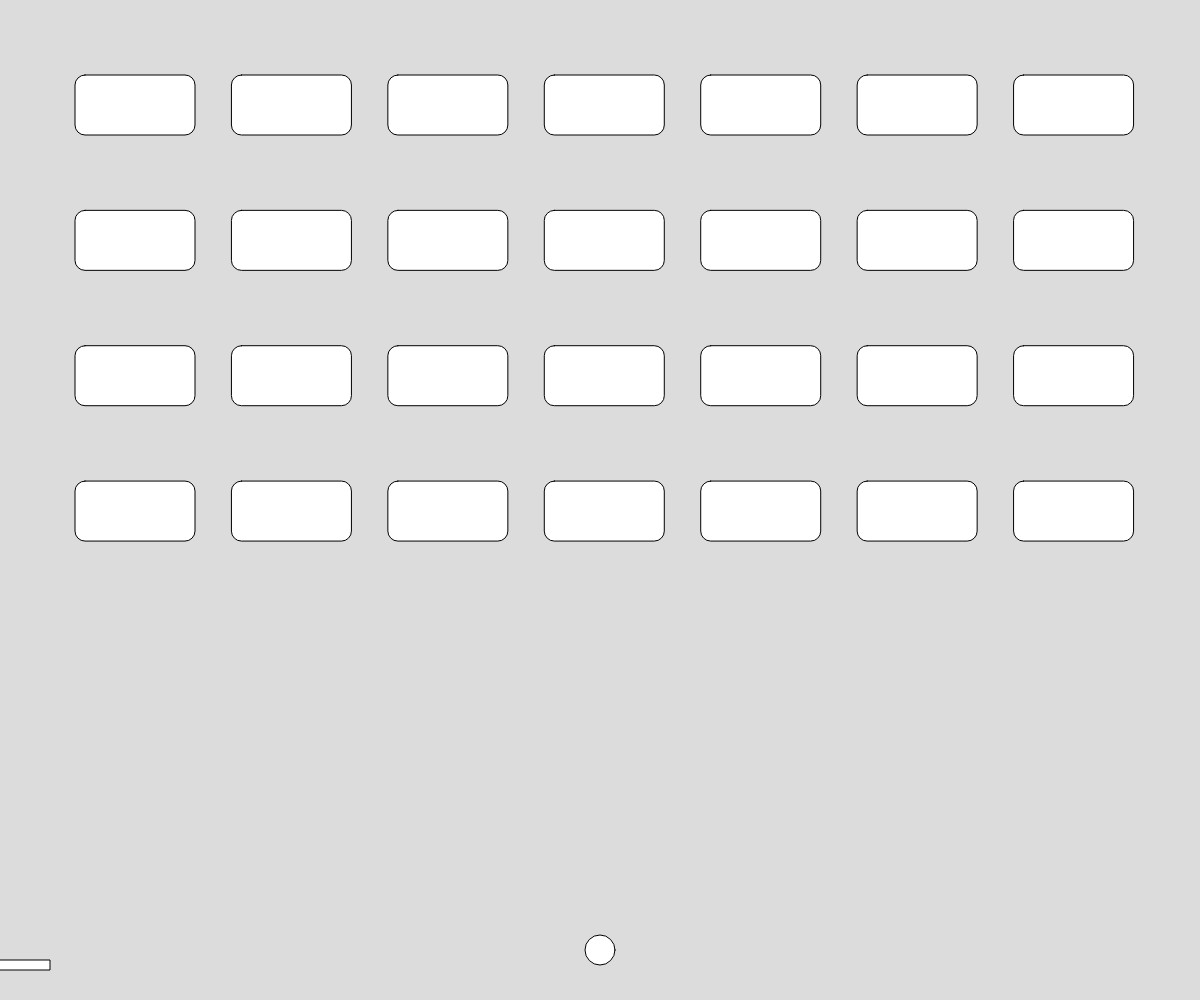
Frame 1 (no input)
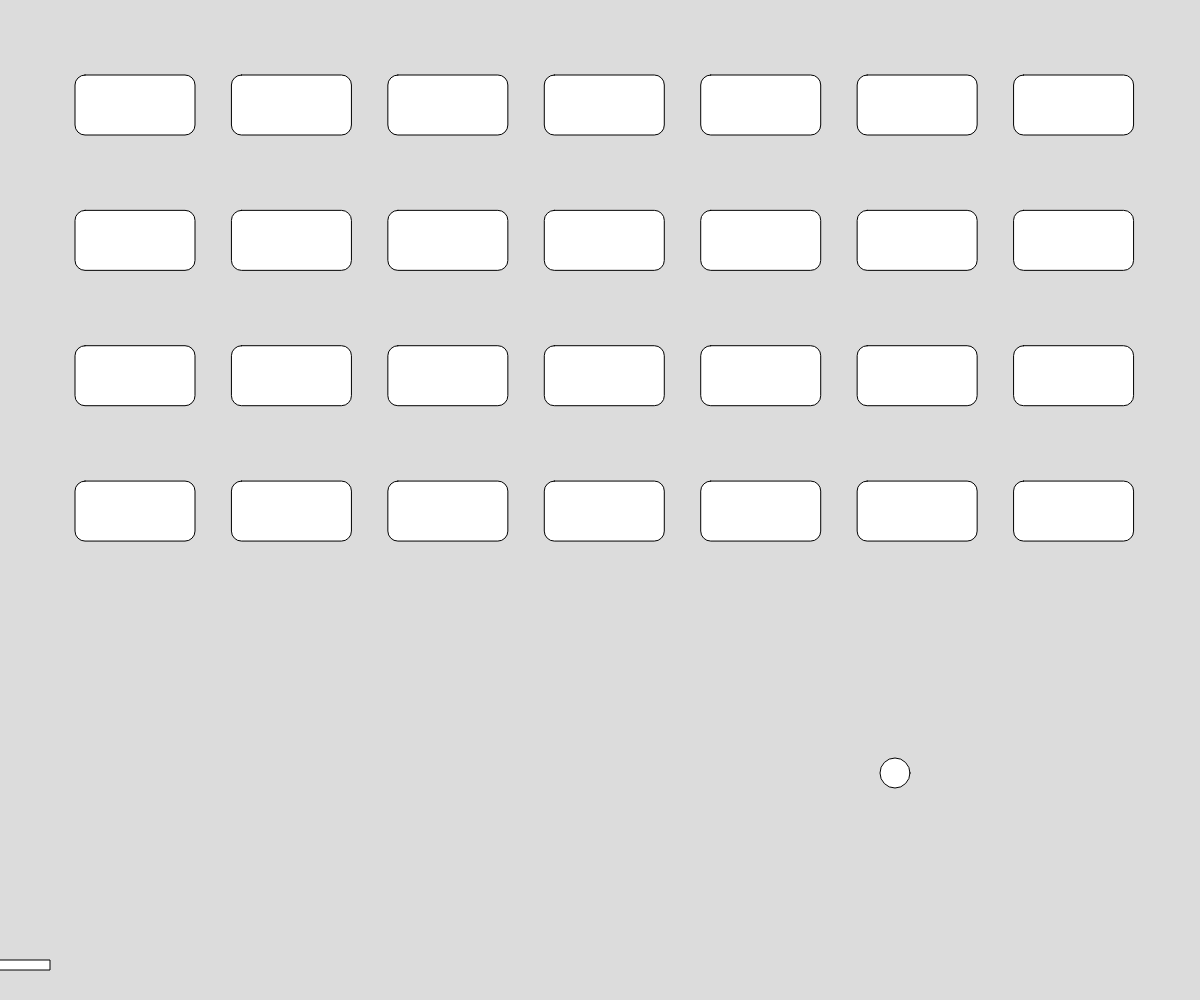
Frame 60 (no input)
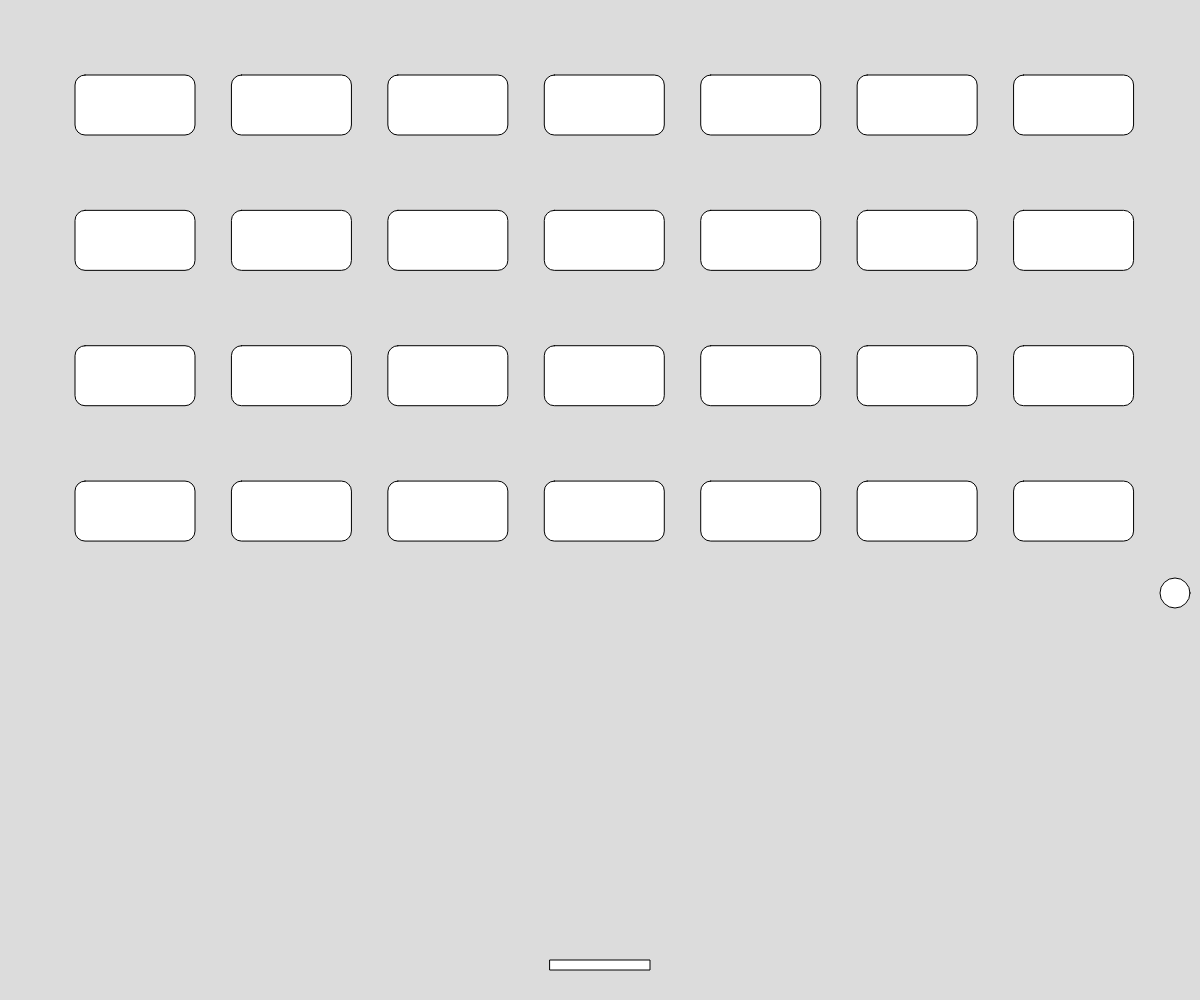
Frame 120 (the mouse pressed at the canvas centre since frame 60)

The p5.js sketch that drew these frames (run headless with seeded random() and noise() and a simulated clock; from frame 60 on, the mouse is pressed at the canvas centre):

// p5.js sketch
// ── sketch.js
// grady chovan
// array and object notation project
// 10/15/2024

let ball = {
  x: 0,
  y: 0,
  dx: 5,
  dy: -3,
  size: 30,
};

let obstacleArray = [];

let brickSize;
let spacing = {
  x: 0,
  y: 0,
};

let sideBuffer;

let paddle = {
  x: 0,
  y: 0,
  width: 100,
  height: 10,
};

function setup() {
  createCanvas(windowWidth, windowHeight);
  ball.y = windowHeight-(40 + 10);
  ball.x = windowWidth/2;
  mapSetup();
}

function draw() {
  background(220);
  player();
  ballLogic();
  checkCollision();
  displayObstacles();
}

// player functions
function player() {
  paddle.y = windowHeight-40;
  paddle.x = mouseX - paddle.width/2;
  rect(paddle.x, paddle.y, paddle.width, paddle.height); // paddle
  if (paddleHit(paddle.x, paddle.y)) {
    ball.dy = -3;
  }
}

// used to detect if the ball hits the paddle
function paddleHit(x,y) {
  return ball.x >= x && ball.x <= x + paddle.width && ball.y >= y - ball.size/2 && ball.y <= y + paddle.height;
}

function ballLogic(){
  ellipse(ball.x, ball.y, ball.size, ball.size); // ball
  if (ball.x >= width - ball.size/2 || ball.x <= 0 + ball.size/2){
    ball.dx *= -1;
  }
  if (ball.y >= height - ball.size/2 || ball.y <= 0 + ball.size/2) {
    ball.dy *= -1;
  }
  ball.x += ball.dx;
  ball.y += ball.dy;
}

// brick death logic
function checkCollision() {
  for (let brick of obstacleArray){
    if (obstacleHit(ball.x, ball.y, brick)) {
      obstacleArray.splice(obstacleArray.indexOf(brick), 1);
      ball.dy *= -1;
    }
  }
}

// used to detect if ball hits a brick
function obstacleHit(x,y, theBrick) {
  return x + ball.size/2 >= theBrick.x && x - ball.size/2 <= theBrick.x + brickSize*2 && y + ball.size/2 >= theBrick.y && y - ball.size/2 <= theBrick.y + brickSize;
}

// obstacle logic
// spawning obstacle function used in setup
function spawnBrick(x,y){
  let brick = {
    x: x,
    y: y,
  };
  return brick;
}

function mapSetup() {
  let brickHAmount = 7;
  brickSize = windowWidth/20;
  sideBuffer = windowWidth/16;
  let x = sideBuffer;
  spacing.x = windowWidth/brickHAmount-brickSize/4;
  spacing.y = windowHeight/brickHAmount-brickSize/8;

  while (brickHAmount > 0){
    let brickVAmount = 4;
    let y = sideBuffer;
    while (brickVAmount > 0) {
      let aBrick = spawnBrick(x, y);
      obstacleArray.push(aBrick);
      y += spacing.y;
      brickVAmount--;
    }
    x += spacing.x;
    brickHAmount--;
  }
}

//displays the bricks
function displayObstacles() {
  for (let aBrick of obstacleArray){
    rect(aBrick.x, aBrick.y, brickSize * 2, brickSize, 10);
  }
}
